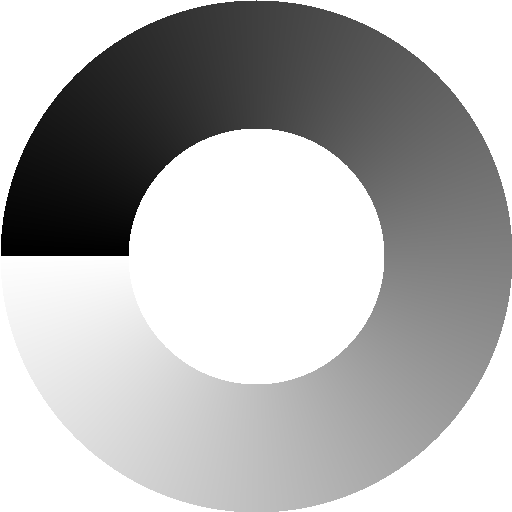

Source code (Python):
import math
from PIL import Image, ImageDraw

size = 512

with Image.new('RGBA', (size, size), (255, 255, 255, 0)) as im:
    dsa = []
    for x in range(size):
        for y in range(size):
            angle = math.atan2(y - size / 2, x - size / 2)
            angle = (angle + math.pi) / (2 * math.pi)
            value = int(angle * 255)
            radius = math.sqrt((x - size / 2) ** 2 + (y - size / 2) ** 2)
            alpha = 0 if radius > size / 2 else 255
            alpha = 0 if radius < size / 4 else alpha
            im.putpixel((x, y), (value, value, value, alpha))
    im.save('RadialTex.png')

##    
##    draw = ImageDraw.Draw(im)
##
##    for i in range(256):
##        bbox = (0, 0) + im.size       
##        draw.pieslice(
##            xy = bbox,
##            start = 360 * (i / 256),
##            end = 360 * ((i + 1) / 256),
##            fill = (i, i, i, 255))
##
##    radius = 80
##    draw.ellipse(
##        xy = ((128 - radius, 128 - radius), (128 + radius, 128 + radius)),
##        fill = (255, 255, 255, 0))
##    
##    im.save('RadialTex.png')
